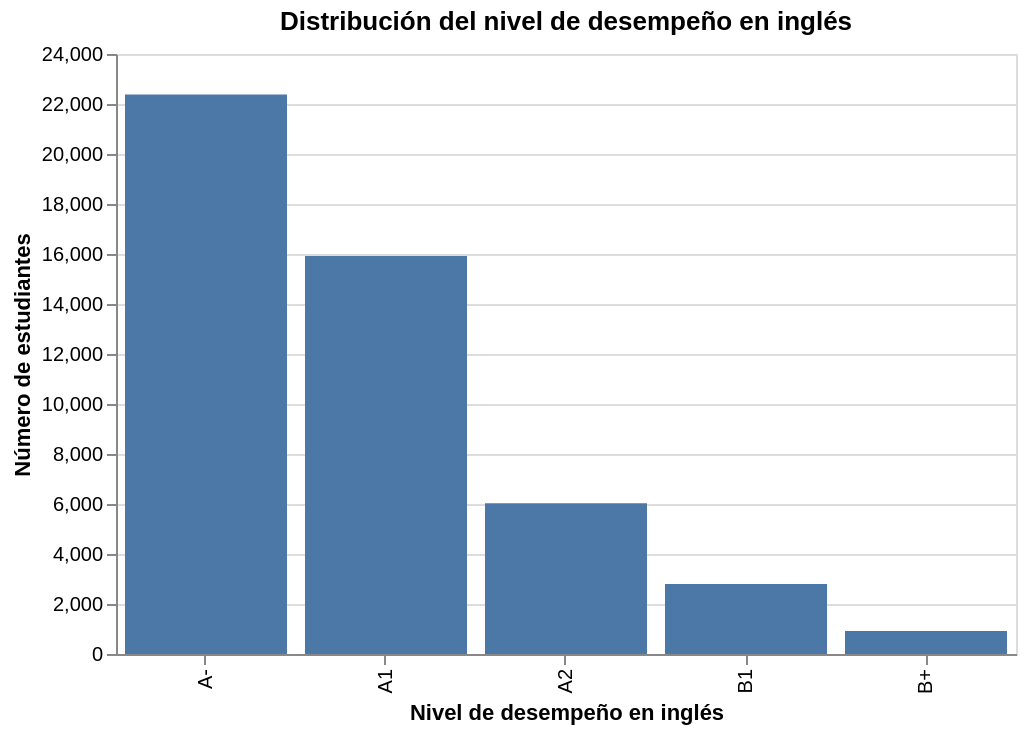

Notebook code for this chart:
### Markdown cell above
### 3.4 Analysis

### Code cell
target_dist = (
    df_model_p3[TARGET_P3]
    .value_counts()
    .reindex(niveles_ingles)
    .reset_index()
)

target_dist.columns = ['nivel_ingles', 'conteo']
target_dist['porcentaje'] = target_dist['conteo'] / target_dist['conteo'].sum()

chart_target = alt.Chart(target_dist).mark_bar().encode(
    x=alt.X('nivel_ingles:O', title='Nivel de desempeño en inglés', sort=niveles_ingles),
    y=alt.Y('conteo:Q', title='Número de estudiantes'),
    tooltip=[
        alt.Tooltip('nivel_ingles:N', title='Nivel'),
        alt.Tooltip('conteo:Q', title='Estudiantes'),
        alt.Tooltip('porcentaje:Q', title='Porcentaje', format='.1%')
    ]
).properties(
    width=450,
    height=300,
    title='Distribución del nivel de desempeño en inglés'
)

chart_target

### Figure 1 — Vega specification as saved in the notebook (floating-point values rounded to 4 significant figures)
{"$schema": "https://vega.github.io/schema/vega/v6.json", "data": [{"name": "source_0"}, {"name": "data_0", "values": [{"conteo": 22378, "conteo_end": 22380.0, "conteo_start": 0.0, "nivel_ingles": "A-", "porcentaje": 0.4657}, {"conteo": 15922, "conteo_end": 15920.0, "conteo_start": 0.0, "nivel_ingles": "A1", "porcentaje": 0.3313}, {"conteo": 6030, "conteo_end": 6030.0, "conteo_start": 0.0, "nivel_ingles": "A2", "porcentaje": 0.1255}, {"conteo": 2803, "conteo_end": 2803.0, "conteo_start": 0.0, "nivel_ingles": "B1", "porcentaje": 0.05833}, {"conteo": 924, "conteo_end": 924.0, "conteo_start": 0.0, "nivel_ingles": "B+", "porcentaje": 0.01923}]}, {"name": "source_0_x_domain_nivel_ingles", "values": [{"nivel_ingles": "A-", "sort_field": 0.0}, {"nivel_ingles": "A1", "sort_field": 1.0}, {"nivel_ingles": "A2", "sort_field": 2.0}, {"nivel_ingles": "B1", "sort_field": 3.0}, {"nivel_ingles": "B+", "sort_field": 4.0}]}], "marks": [{"type": "rect", "name": "marks", "from": {"data": "data_0"}, "encode": {"update": {"fill": {"value": "#4c78a8"}, "x": {"field": "nivel_ingles", "scale": "x"}, "tooltip": {"signal": "{\"Nivel\": isValid(datum[\"nivel_ingles\"]) ? isArray(datum[\"nivel_ingles\"]) ? join(datum[\"nivel_ingles\"], '\\n') : datum[\"nivel_ingles\"] : \"\"+datum[\"nivel_ingles\"], \"Estudiantes\": format(datum[\"conteo\"], \"\"), \"Porcentaje\": format(datum[\"porcentaje\"], \".1%\")}"}, "y": {"field": "conteo_end", "scale": "y"}, "y2": {"field": "conteo_start", "scale": "y"}, "width": {"signal": "max(0.25, bandwidth('x'))"}}}, "style": ["bar"]}], "scales": [{"name": "x", "type": "band", "domain": {"data": "source_0_x_domain_nivel_ingles", "field": "nivel_ingles", "sort": {"op": "max", "field": "sort_field"}}, "range": [0, {"signal": "width"}], "paddingOuter": 0.05, "paddingInner": 0.1}, {"name": "y", "type": "linear", "domain": {"data": "data_0", "fields": ["conteo_start", "conteo_end"]}, "range": [{"signal": "height"}, 0], "zero": true, "nice": true}], "axes": [{"scale": "y", "minExtent": 0, "gridScale": "x", "domain": false, "orient": "left", "maxExtent": 0, "labels": false, "grid": true, "tickCount": {"signal": "ceil(height/40)"}, "ticks": false, "zindex": 0, "aria": false}, {"scale": "x", "labelBaseline": "middle", "labelAlign": "right", "zindex": 0, "orient": "bottom", "grid": false, "title": "Nivel de desempeño en inglés", "labelAngle": 270}, {"scale": "y", "tickCount": {"signal": "ceil(height/40)"}, "labelOverlap": true, "title": "Número de estudiantes", "grid": false, "zindex": 0, "orient": "left"}], "title": {"text": "Distribución del nivel de desempeño en inglés", "frame": "group"}, "background": "white", "style": "cell", "padding": 5, "height": 300, "width": 450}
